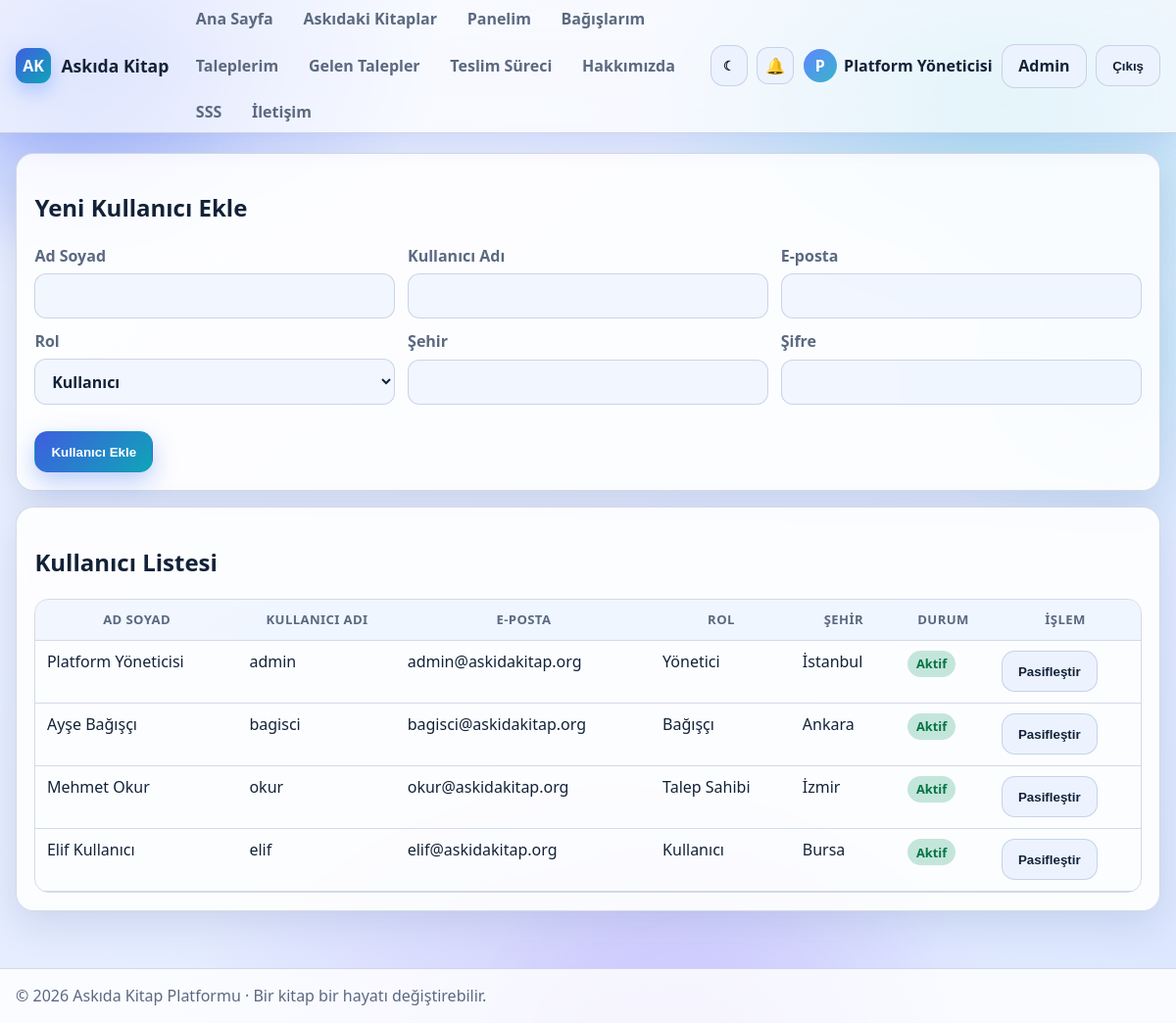
The page /admin/users.php (signed in) on the database its author committed.
### tables this page shows
CREATE TABLE users (
    id INT UNSIGNED AUTO_INCREMENT PRIMARY KEY,
    full_name VARCHAR(120) NOT NULL,
    username VARCHAR(60) NOT NULL UNIQUE,
    email VARCHAR(120) NOT NULL UNIQUE,
    password_hash VARCHAR(255) NOT NULL,
    role ENUM('admin', 'kullanici', 'bagisci', 'talep_sahibi') NOT NULL DEFAULT 'kullanici',
    city VARCHAR(80) NOT NULL,
    phone VARCHAR(30) NULL,
    bio TEXT NULL,
    is_active TINYINT(1) NOT NULL DEFAULT 1,
    created_at TIMESTAMP NOT NULL DEFAULT CURRENT_TIMESTAMP,
    updated_at TIMESTAMP NOT NULL DEFAULT CURRENT_TIMESTAMP ON UPDATE CURRENT_TIMESTAMP,
    INDEX idx_users_role (role),
    INDEX idx_users_active (is_active)
);

### includes/functions.php (called while the page is built, shortened)
<?php
require_once __DIR__ . '/../config/config.php';
function role_labels(): array
{
    return [
        ROLE_ADMIN => 'Yönetici',
        ROLE_USER => 'Kullanıcı',
        ROLE_DONOR => 'Bağışçı',
        ROLE_REQUESTER => 'Talep Sahibi',
    ];
}
function role_label(string $role): string
{
    return role_labels()[$role] ?? $role;
}
function app_url(string $path = ''): string
{
    return rtrim(BASE_URL, '/') . '/' . ltrim($path, '/');
}
function e(string|int|float|null $value): string
{
    return htmlspecialchars((string) $value, ENT_QUOTES | ENT_SUBSTITUTE, 'UTF-8');
}
function fetch_all(string $sql, array $params = []): array
{
    $stmt = db()->prepare($sql);
    $stmt->execute($params);
    return $stmt->fetchAll();
}
function current_user(): ?array
{
    return $_SESSION['user'] ?? null;
}

### config/config.php (called while the page is built, shortened)
<?php
function db(): PDO
{
    static $pdo = null;
    if ($pdo instanceof PDO) {
        return $pdo;
    }
    $dsn = sprintf('mysql:host=%s;port=%s;dbname=%s;charset=utf8mb4', DB_HOST, DB_PORT, DB_NAME);
    $pdo = new PDO($dsn, DB_USER, DB_PASS, [
        PDO::ATTR_ERRMODE => PDO::ERRMODE_EXCEPTION,
        PDO::ATTR_DEFAULT_FETCH_MODE => PDO::FETCH_ASSOC,
        PDO::ATTR_EMULATE_PREPARES => false,
        PDO::MYSQL_ATTR_INIT_COMMAND => "SET NAMES utf8mb4 COLLATE utf8mb4_turkish_ci",
    ]);
    $pdo->exec("SET NAMES utf8mb4 COLLATE utf8mb4_turkish_ci");
    $pdo->exec("SET collation_connection = 'utf8mb4_turkish_ci'");
    return $pdo;
}

### admin/users.php (the view, shortened to what this page needs)
<?php
require_once __DIR__ . '/../includes/functions.php';
$activeMenu = 'admin_users';
$users = fetch_all('SELECT * FROM users ORDER BY created_at DESC');
require __DIR__ . '/../includes/header.php';
?>
<section class="card">
    <h2>Yeni Kullanıcı Ekle</h2>
    <form method="post" class="form grid-3">
        <label>Ad Soyad<input type="text" name="full_name" required></label>
        <label>Kullanıcı Adı<input type="text" name="username" required></label>
        <label>E-posta<input type="email" name="email" required></label>
        <label>Rol
            <select name="role">
                <option value="kullanici">Kullanıcı</option>
            </select>
        </label>
        <label>Şehir<input type="text" name="city" required></label>
        <label>Şifre<input type="password" name="password" required></label>
        <div class="full actions"><button class="btn primary shine" type="submit">Kullanıcı Ekle</button></div>
    </form>
</section>
<section class="card">
    <h2>Kullanıcı Listesi</h2>
    <div class="table-wrap">
        <table class="table">
            <thead>
            <tr>
                <th>Ad Soyad</th>
                <th>Kullanıcı Adı</th>
                <th>E-posta</th>
                <th>Rol</th>
                <th>Şehir</th>
                <th>Durum</th>
                <th>İşlem</th>
            </tr>
            </thead>
            <tbody>
            <?php foreach ($users as $u): ?>
                <tr>
                    <td><?= e((string) $u['full_name']) ?></td>
                    <td><?= e((string) $u['username']) ?></td>
                    <td><?= e((string) $u['email']) ?></td>
                    <td><?= e(role_label((string) $u['role'])) ?></td>
                    <td><?= e((string) $u['city']) ?></td>
                    <td><span class="<?= (int) $u['is_active'] === 1 ? 'badge success' : 'badge danger' ?>"><?= (int) $u['is_active'] === 1 ? 'Aktif' : 'Pasif' ?></span></td>
                    <td>
                        <form method="post" style="display:inline">
                            <button class="btn ghost" type="submit"><?= (int) $u['is_active'] === 1 ? 'Pasifleştir' : 'Aktifleştir' ?></button>
                        </form>
                    </td>
                </tr>
            <?php endforeach; ?>
            </tbody>
        </table>
    </div>
</section>
<?php require __DIR__ . '/../includes/footer.php'; ?>

### includes/header.php (shortened to what this page needs)
<?php
require_once __DIR__ . '/functions.php';
$activeMenu = $activeMenu ?? '';
$user = current_user();
$isAdmin = $user && ($user['role'] ?? '') === ROLE_ADMIN;
?>
<!doctype html>
<html lang="tr">
<head>
    <link rel="stylesheet" href="<?= e(app_url('assets/css/style.css')) ?>">
</head>
<body class="app-shell">
<div class="bg-orbs" aria-hidden="true">
    <span class="orb orb-a"></span>
    <span class="orb orb-c"></span>
</div>
<header class="site-header">
    <div class="container nav">
        <a class="brand" href="<?= e(app_url('index.php')) ?>">
            <span class="brand-logo">AK</span>
            <span class="brand-text">Askıda Kitap</span>
        </a>
        <nav class="menu" data-main-menu>
            <a class="<?= $activeMenu === 'home' ? 'active' : '' ?>" href="<?= e(app_url('index.php')) ?>">Ana Sayfa</a>
            <a class="<?= $activeMenu === 'books' ? 'active' : '' ?>" href="<?= e(app_url('books/index.php')) ?>">Askıdaki Kitaplar</a>
            <?php if ($user): ?>
                <a class="<?= $activeMenu === 'panel' ? 'active' : '' ?>" href="<?= e(app_url('user/dashboard.php')) ?>">Panelim</a>
                <a class="<?= $activeMenu === 'my_books' ? 'active' : '' ?>" href="<?= e(app_url('books/my_books.php')) ?>">Bağışlarım</a>
                <a class="<?= $activeMenu === 'my_requests' ? 'active' : '' ?>" href="<?= e(app_url('requests/index.php')) ?>">Taleplerim</a>
                <a class="<?= $activeMenu === 'incoming_requests' ? 'active' : '' ?>" href="<?= e(app_url('requests/manage.php')) ?>">Gelen Talepler</a>
                <a class="<?= $activeMenu === 'matches' ? 'active' : '' ?>" href="<?= e(app_url('matches/index.php')) ?>">Teslim Süreci</a>
            <?php endif; ?>
            <a class="<?= $activeMenu === 'about' ? 'active' : '' ?>" href="<?= e(app_url('pages/about.php')) ?>">Hakkımızda</a>
            <a class="<?= $activeMenu === 'faq' ? 'active' : '' ?>" href="<?= e(app_url('pages/faq.php')) ?>">SSS</a>
            <a class="<?= $activeMenu === 'contact' ? 'active' : '' ?>" href="<?= e(app_url('pages/contact.php')) ?>">İletişim</a>
        </nav>
        <div class="auth-links">
            <button type="button" class="btn ghost icon-btn" data-theme-toggle aria-label="Tema Değiştir">◐</button>
            <?php if ($user): ?>
                <a href="<?= e(app_url('notifications/index.php')) ?>" class="icon-btn notify-btn" aria-label="Bildirimler">
                    🔔
                </a>
                <a href="<?= e(app_url('profile.php')) ?>" class="avatar-link">
                    <span class="avatar"><?= e(mb_substr((string) $user['full_name'], 0, 1, 'UTF-8')) ?></span>
                    <span><?= e((string) $user['full_name']) ?></span>
                </a>
                <?php if ($isAdmin): ?>
                    <a class="btn ghost nav-chip" href="<?= e(app_url('admin/dashboard.php')) ?>">Admin</a>
                <?php endif; ?>
                <form method="post" action="<?= e(app_url('auth/logout.php')) ?>">
                    <button class="btn ghost nav-chip" type="submit">Çıkış</button>
                </form>
            <?php else: ?>
                <a class="nav-link-cta" href="<?= e(app_url('auth/login.php')) ?>">Giriş Yap</a>
                <a class="btn primary nav-chip shine" href="<?= e(app_url('auth/register.php')) ?>">Kayıt Ol</a>
            <?php endif; ?>
        </div>
    </div>
</header>
<main class="container page">

### rows shown on the page
users: full_name "P", full_name "Platform Yöneticisi", username "admin", email "admin@askidakitap.org", role "Yönetici", city "İstanbul", is_active "Aktif"
users: full_name "Ayşe Bağışçı", username "bagisci", email "bagisci@askidakitap.org", role "Bağışçı", city "Ankara", is_active "Aktif"
users: full_name "Mehmet Okur", username "okur", email "okur@askidakitap.org", role "Talep Sahibi", city "İzmir", is_active "Aktif"
users: full_name "Elif Kullanıcı", username "elif", email "elif@askidakitap.org", role "Kullanıcı", city "Bursa", is_active "Aktif"
